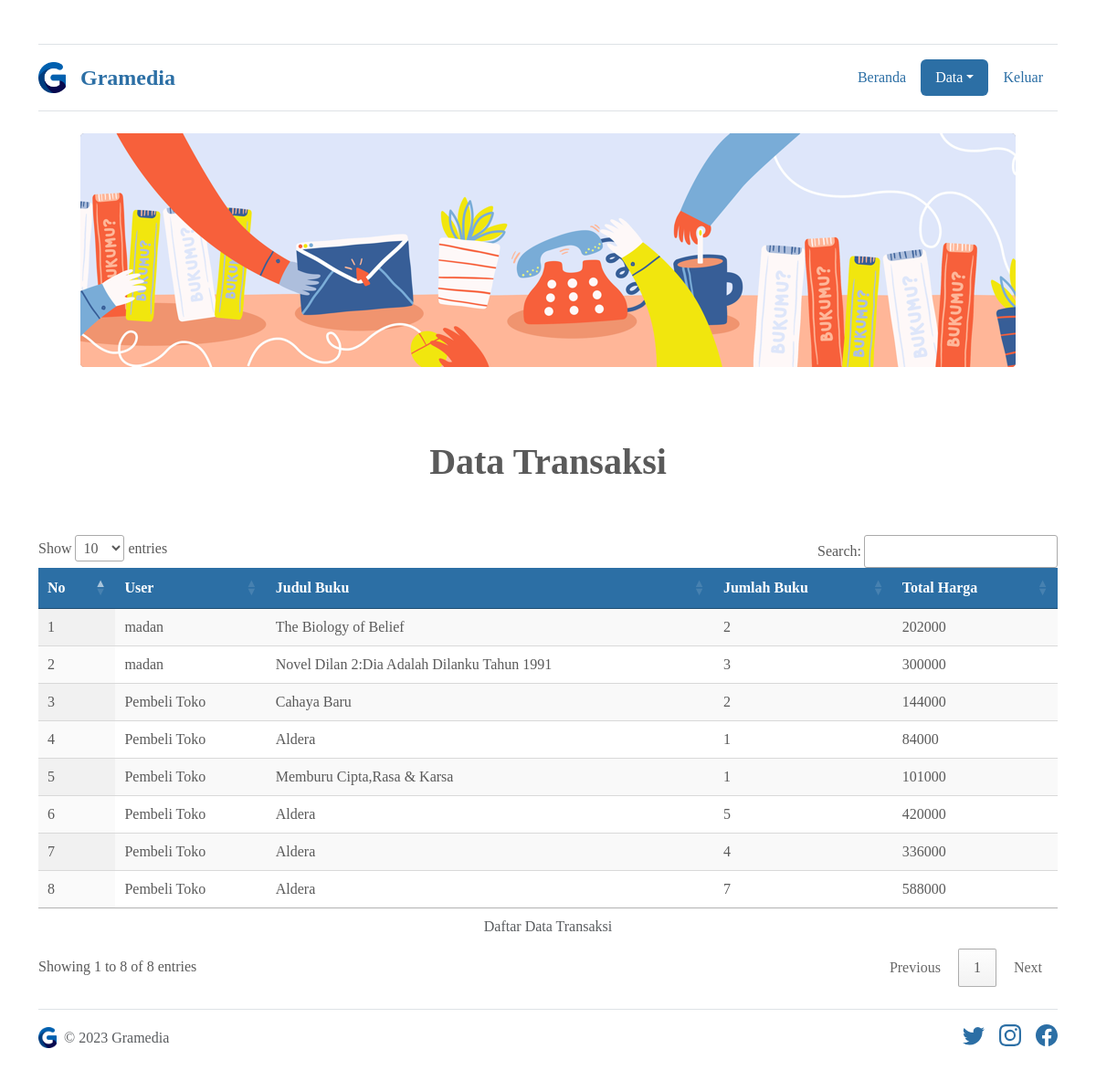
The app's page /pemilik/transaksi.php (signed in) with its own data.
### tables this page shows
CREATE TABLE `transaksi` (
  `id` int(3) NOT NULL,
  `id_user` int(3) NOT NULL,
  `id_buku` int(3) NOT NULL,
  `jumlah` char(3) NOT NULL,
  `total` char(10) NOT NULL
);

CREATE TABLE `user` (
  `id_user` int(100) NOT NULL,
  `nama` varchar(50) NOT NULL,
  `username` varchar(30) NOT NULL,
  `password` varchar(15) NOT NULL,
  `role` enum('PEMILIK','ADMIN','PEMBELI') NOT NULL
);

CREATE TABLE `buku` (
  `id_buku` int(11) NOT NULL,
  `kategori` varchar(15) NOT NULL,
  `judul` varchar(50) NOT NULL,
  `penulis` varchar(50) NOT NULL,
  `harga` char(10) NOT NULL
);

### pemilik/transaksi.php (the view, shortened to what this page needs)
<?php
require "koneksi.php";
$query = "SELECT id, user.nama, buku.judul, jumlah, total FROM transaksi INNER JOIN user ON
             transaksi.id_user=user.id_user INNER JOIN buku ON transaksi.id_buku=buku.id_buku;";
$result = mysqli_query($koneksi, $query);
?>
<!DOCTYPE html>
<head>
    <link href="https://cdn.datatables.net/1.13.4/css/jquery.dataTables.min.css" rel="stylesheet">
    <link href="https://cdn.jsdelivr.net/npm/bootstrap@5.3.0-alpha1/dist/css/bootstrap.min.css" rel="stylesheet">
    <link href="../assets/dist/css/bootstrap.min.css" rel="stylesheet">
    <link href="../style.css" rel="stylesheet">
</head>
<body>
    <div class="container">
        <header class="d-flex flex-wrap justify-content-center py-3 mb-4 border-bottom border-top">
        <a href="beranda.php" class="d-flex align-items-center mb-3 mb-md-0 me-md-auto fw-semibold text-gramedia text-decoration-none bg-gramedia">
            <img src="../img/logo_gramedia.png" width="30px">
            <span class="fs-4 ms-3">Gramedia</span>
        </a>
        <ul class="nav nav-pills">
            <li class="nav-item"><a href="beranda.php" class="nav-link text-gramedia" aria-current="page">Beranda</a></li>
            <li class="nav-item dropdown">
            <a class="nav-link dropdown-toggle active" data-bs-toggle="dropdown" aria-expanded="false">Data</a>
            </li>
            <li class="nav-item"><a href="../logout.php" class="nav-link text-gramedia">Keluar</a></li>
        </ul>
        </header>
    </div>
    <div class="container text-center">
        <img src="../img/bg1.png"></img>
        <div class="row py-2">
            <div class="col-lg-10 mx-auto"><br><br><br>
                <h1 class="fw-semibold">Data Transaksi</h1><br>
            </div>
        </div>
    </div>
    <div class="container-sm">
        <table id="example" class="display" style="width:100%">
            <caption class="text-center">Daftar Data Transaksi</caption>
            <thead class="text-center active">
                <tr>
                    <th>No</th>
                    <th>User</th>
                    <th>Judul Buku</th>
                    <th>Jumlah Buku</th>
                    <th>Total Harga</th>
                </tr>
            </thead>
            <tbody class="table-group-divider">
                <?php
                $i = 1;
                while($row = mysqli_fetch_assoc($result)) { ?>
                <tr>
                    <td><?php echo $i ?></td>
                    <td><?php echo $row["nama"] ?></td>
                    <td><?php echo $row["judul"] ?></td>
                    <td><?php echo $row["jumlah"] ?></td>
                    <td><?php echo $row["total"] ?></td>
                </tr>
                <?php $i++ ?>
                <?php } ?>
            </tbody>
        </table>
    </div>
    <div class="container">
        <footer class="d-flex flex-wrap justify-content-between align-items-center py-3 my-4 border-top">
        <div class="col-md-4 d-flex align-items-center">
            <a href="../beranda.php" class="mb-3 me-2 mb-md-0 text-muted text-decoration-none lh-1">
            <img src="../../img/logo_gramedia.png" width="20px">
            </a>
            <span class="mb-3 mb-md-0 text-muted">&copy; 2023 Gramedia</span>
        </div>
        <ul class="nav col-md-4 justify-content-end list-unstyled d-flex">
            <li class="ms-3"><a class="text-muted" href="#"><svg class="bi" width="24" height="24"><use xlink:href="#twitter"/></svg></a></li>
            <li class="ms-3"><a class="text-muted" href="#"><svg class="bi" width="24" height="24"><use xlink:href="#instagram"/></svg></a></li>
            <li class="ms-3"><a class="text-muted" href="#"><svg class="bi" width="24" height="24"><use xlink:href="#facebook"/></svg></a></li>
        </ul>
        </footer>
    </div>
</body>
</html>

### style.css (style rules this page uses)
* { font-family: Tahoma; }
body { padding-top: 3rem; padding-bottom: 3rem; color: #5a5a5a; }

### pemilik/transaksi.php (style rules this page uses)
.bi { vertical-align: -.125em; fill: #2c6fa5; }
.bg-gramedia { color: #2c6fa5; }
.text-gramedia { color: #2c6fa5; }
.active { background-color: #2c6fa5 !important; color: #ffff !important; }

### records on screen
transaksi: id_user.nama "madan", id_buku.judul "The Biology of Belief", jumlah "2", total "202000"
transaksi: id_user.nama "madan", id_buku.judul "Novel Dilan 2:Dia Adalah Dilanku Tahun 1991", jumlah "3", total "300000"
transaksi: id_user.nama "Pembeli Toko", id_buku.judul "Cahaya Baru", jumlah "2", total "144000"
transaksi: id_user.nama "Pembeli Toko", id_buku.judul "Aldera", jumlah "1", total "84000"
transaksi: id_user.nama "Pembeli Toko", id_buku.judul "Memburu Cipta,Rasa & Karsa", jumlah "1", total "101000"
transaksi: id_user.nama "Pembeli Toko", id_buku.judul "Aldera", jumlah "5", total "420000"
transaksi: id_user.nama "Pembeli Toko", id_buku.judul "Aldera", jumlah "4", total "336000"
transaksi: id_user.nama "Pembeli Toko", id_buku.judul "Aldera", jumlah "7", total "588000"
